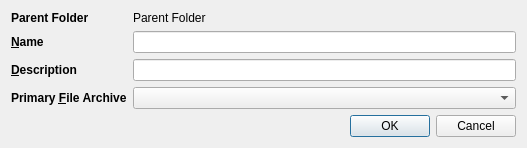
<?xml version="1.0" encoding="UTF-8"?>
<ui version="4.0">
 <class>BookmarkFolderEditDialog</class>
 <widget class="QDialog" name="BookmarkFolderEditDialog">
  <property name="geometry">
   <rect>
    <x>0</x>
    <y>0</y>
    <width>527</width>
    <height>138</height>
   </rect>
  </property>
  <property name="windowTitle">
   <string>Dialog</string>
  </property>
  <layout class="QFormLayout" name="formLayout">
   <item row="0" column="0">
    <widget class="QLabel" name="lblParentFolder">
     <property name="styleSheet">
      <string notr="true">QLabel { font-weight: bold; }</string>
     </property>
     <property name="text">
      <string>Parent Folder</string>
     </property>
     <property name="buddy">
      <cstring>leName</cstring>
     </property>
    </widget>
   </item>
   <item row="0" column="1">
    <widget class="QLabel" name="lblParentFolderValue">
     <property name="text">
      <string>Parent Folder</string>
     </property>
     <property name="textFormat">
      <enum>Qt::PlainText</enum>
     </property>
     <property name="buddy">
      <cstring>leName</cstring>
     </property>
    </widget>
   </item>
   <item row="1" column="0">
    <widget class="QLabel" name="lblName">
     <property name="styleSheet">
      <string notr="true">QLabel { font-weight: bold; }</string>
     </property>
     <property name="text">
      <string>&amp;Name</string>
     </property>
     <property name="buddy">
      <cstring>leName</cstring>
     </property>
    </widget>
   </item>
   <item row="1" column="1">
    <widget class="QLineEdit" name="leName"/>
   </item>
   <item row="2" column="0">
    <widget class="QLabel" name="lblDesc">
     <property name="styleSheet">
      <string notr="true">QLabel { font-weight: bold; }</string>
     </property>
     <property name="text">
      <string>&amp;Description</string>
     </property>
     <property name="buddy">
      <cstring>leDesc</cstring>
     </property>
    </widget>
   </item>
   <item row="2" column="1">
    <widget class="QLineEdit" name="leDesc">
     <property name="text">
      <string/>
     </property>
    </widget>
   </item>
   <item row="3" column="0">
    <widget class="QLabel" name="lblDefFileArchive">
     <property name="styleSheet">
      <string notr="true">QLabel { font-weight: bold; }</string>
     </property>
     <property name="text">
      <string>Primary &amp;File Archive</string>
     </property>
     <property name="buddy">
      <cstring>cboDefFileArchive</cstring>
     </property>
    </widget>
   </item>
   <item row="3" column="1">
    <widget class="QComboBox" name="cboDefFileArchive">
     <property name="sizeAdjustPolicy">
      <enum>QComboBox::AdjustToMinimumContentsLength</enum>
     </property>
    </widget>
   </item>
   <item row="4" column="0" colspan="2">
    <widget class="QDialogButtonBox" name="buttonBox">
     <property name="orientation">
      <enum>Qt::Horizontal</enum>
     </property>
     <property name="standardButtons">
      <set>QDialogButtonBox::Cancel|QDialogButtonBox::Ok</set>
     </property>
    </widget>
   </item>
  </layout>
 </widget>
 <tabstops>
  <tabstop>leName</tabstop>
  <tabstop>leDesc</tabstop>
  <tabstop>cboDefFileArchive</tabstop>
 </tabstops>
 <resources/>
 <connections>
  <connection>
   <sender>buttonBox</sender>
   <signal>accepted()</signal>
   <receiver>BookmarkFolderEditDialog</receiver>
   <slot>accept()</slot>
   <hints>
    <hint type="sourcelabel">
     <x>257</x>
     <y>390</y>
    </hint>
    <hint type="destinationlabel">
     <x>157</x>
     <y>274</y>
    </hint>
   </hints>
  </connection>
  <connection>
   <sender>buttonBox</sender>
   <signal>rejected()</signal>
   <receiver>BookmarkFolderEditDialog</receiver>
   <slot>reject()</slot>
   <hints>
    <hint type="sourcelabel">
     <x>325</x>
     <y>390</y>
    </hint>
    <hint type="destinationlabel">
     <x>286</x>
     <y>274</y>
    </hint>
   </hints>
  </connection>
 </connections>
</ui>
